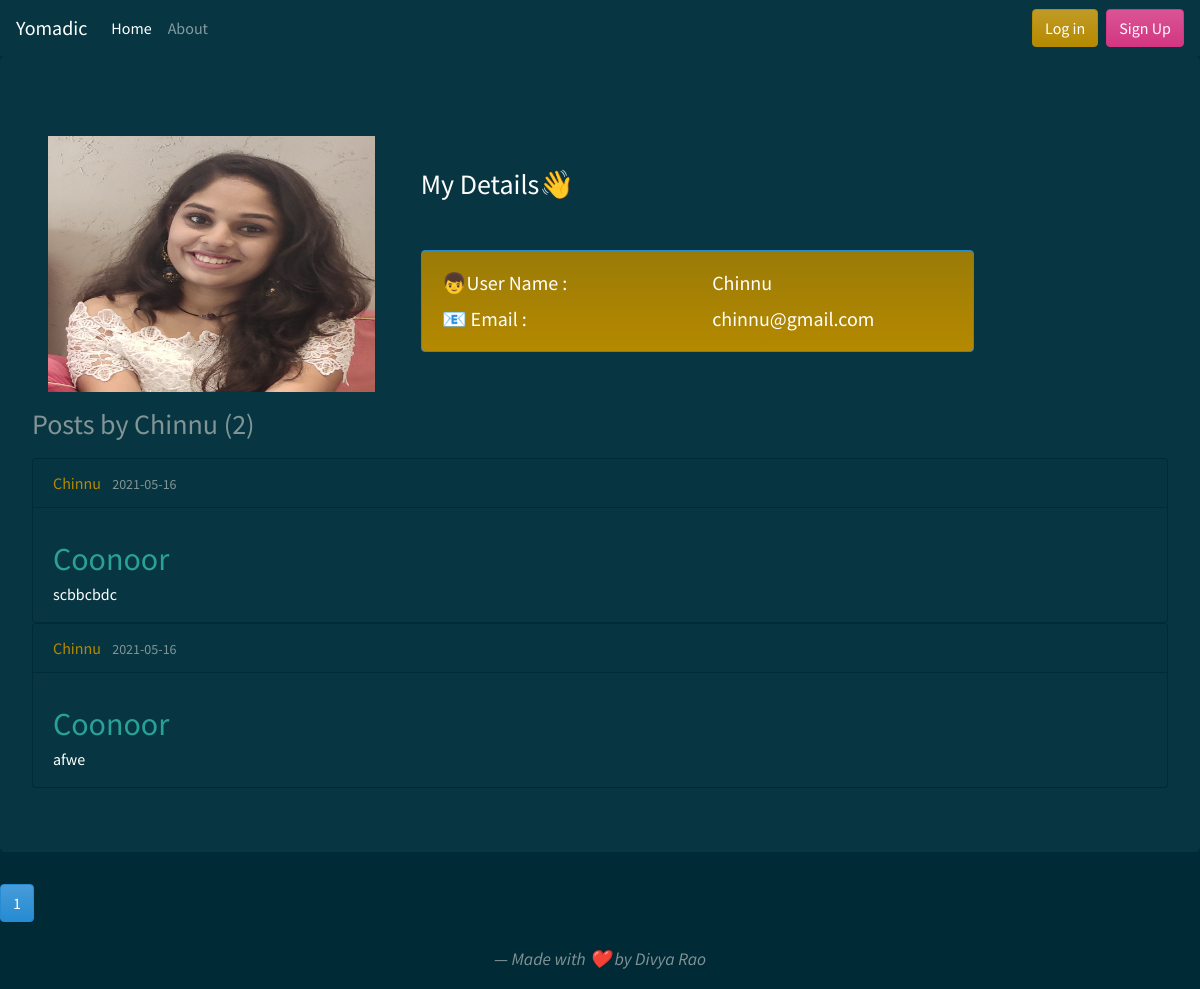
Screenshot of /user/Chinnu with the database file from the repository.
### flaskapp/models.py (models this page shows, shortened)
class User(db.Model , UserMixin):
    id = db.Column(db.Integer, primary_key=True)
    username = db.Column(db.String(20), unique=True, nullable=False)
    email = db.Column(db.String(120), unique=True, nullable=False)
    image_file = db.Column(db.String(20), nullable=False, default='default.png')
    password = db.Column(db.String(60), nullable=False)
    posts = db.relationship('Post', backref='author', lazy=True)

class Post(db.Model):
    id = db.Column(db.Integer, primary_key=True)
    title = db.Column(db.String(100), nullable=False)
    date_posted = db.Column(db.DateTime, nullable=False, default=datetime.utcnow)
    content = db.Column(db.Text, nullable=False)
    category = db.Column(db.String(200),nullable=False )
    user_id = db.Column(db.Integer, db.ForeignKey('user.id'), nullable=False)

### flaskapp/routes.py (the view)
@app.route("/user/<string:username>")
def user_posts(username):
    page = request.args.get('page', 1, type=int)
    user = User.query.filter_by(username=username).first_or_404()
    posts = Post.query.filter_by(author=user)\
        .order_by(Post.date_posted.desc())\
        .paginate(page=page, per_page=5)
    image_file_user = url_for('static', filename='/profile_pics/' + user.image_file)
    return render_template('user_posts.html', posts=posts, user=user , imagefile = image_file_user)

### flaskapp/templates/user_posts.html
{% extends "layout.html" %} {% block content %}
<div class="jumbotron">
    <div class="row">
        <div class="col-lg-4">
            <img src="{{ imagefile }}" class="img-responsive p-3" style="width:100% ; height:18rem;">
        </div>
        <div class="col-lg-6 mt-5">
            <h3 class="text-white">My Details👋</h3>
            <div class="card border-info mt-5 bg-gradient-primary" style="max-width: 100%">
                <div class="card-body ">
                    <div class="row">
                        <div class="col-lg-6">
                            <h5 class="card-title  text-white">👦User Name : </h5>
                            <h5 class="card-text text-white">📧 Email :</h5>
                        </div>
                        <div class="col-lg-6">
                            <h5 class="card-title text-white">{{user.username }}</h5>
                            <h5 class="card-text  text-white">{{user.email }}</h5>
                        </div>
                    </div>
                </div>
            </div>
        </div>
    </div>
    <div class="row">
        <div class="col-lg-12">
            <h3 class="mb-3 ">Posts by {{ user.username }} ({{ posts.total }})</h3>
        </div>
    </div>
    <div class="row">
        <div class="col-lg-12">
            {% for post in posts.items %}
            <div class="card text-white bg-dark " style="max-width: 100%;">
                <div class="card-header">
                    <a class="mr-2 text-primary" href="{{ url_for('user_posts', username=post.author.username) }}">{{ post.author.username }}</a>
                    <small class="text-muted">{{ post.date_posted.strftime('%Y-%m-%d') }}</small>
                </div>
                <div class="card-body">
                    <h4 class="card-title">
                        <h2><a class="article-title" href="{{ url_for('post', post_id=post.id) }}">{{ post.title }}</a></h2>
                    </h4>
                    <p class="card-text" style=" word-break: break-word;
                    overflow: hidden;
                    text-overflow: ellipsis;
                    display: -webkit-box;
                    line-height: 16px; /* fallback */
                    max-height: 32px; /* fallback */
                    -webkit-line-clamp: 2; /* number of lines to show */
                    -webkit-box-orient: vertical;">{{ post.content }}</p>
                </div>
            </div>
            {% endfor %}
        </div>
    </div>
</div>
</div>
{% for page_num in posts.iter_pages(left_edge=1, right_edge=1, left_current=1, right_current=2) %} {% if page_num %} {% if posts.page == page_num %}
<a class="btn btn-info mb-4" href="{{ url_for('user_posts', username=user.username, page=page_num) }}">{{ page_num }}</a> {% else %}
<a class="btn btn-outline-info mb-4" href="{{ url_for('user_posts', username=user.username, page=page_num) }}">{{ page_num }}</a> {% endif %} {% else %} ... {% endif %} {% endfor %} {% endblock content %}

### flaskapp/templates/layout.html (shortened to what this page needs)
<!DOCTYPE html>
<html lang="en">
<head>
    <link rel="stylesheet" href="https://cdn.jsdelivr.net/npm/bootswatch@4.5.2/dist/solar/bootstrap.min.css">
</head>
<body>
    <nav class="navbar navbar-expand-lg navbar-dark bg-dark">
        <a class="navbar-brand" href="/">Yomadic</a>
        <div class="collapse navbar-collapse" id="navbarColor02">
            <ul class="navbar-nav mr-auto">
                <li class="nav-item active">
                    <a class="nav-link" href="/home">Home
              </a>
                </li>
                <li class="nav-item">
                    <a class="nav-link" href="#">About</a>
                </li>
            </ul>
            <ul class="navbar-nav my-2 my-lg-0 ">
                {% if current_user.is_authenticated %}
                <a class="btn btn-primary mr-sm-2 " href="{{ url_for( 'logout') }} ">Log Out</a> {% else %}
                <a class="btn btn-primary mr-sm-2 " href="/login ">Log in</a>
                <a class="btn btn-danger my-2 my-sm-0 " href="/register ">Sign Up</a> {% endif %}
            </ul>
        </div>
    </nav>
    <div>
        {% block content %} {% endblock content %}
    <blockquote class="blockquote text-center ">
        <footer class="blockquote-footer "><i>Made with ❤️ by Divya Rao </i></footer>
    </blockquote>
</body>
</html>
</body>
</html>

### rows the page displays
User: username "Chinnu", email "chinnu@gmail.com"
Post: author.username "Chinnu", date_posted "2021-05-16", title "Coonoor", content "scbbcbdc"
Post: author.username "Chinnu", date_posted "2021-05-16", title "Coonoor", content "afwe"

### other values shown
{{ posts.total }} "2"
{{ page_num }} "1"
